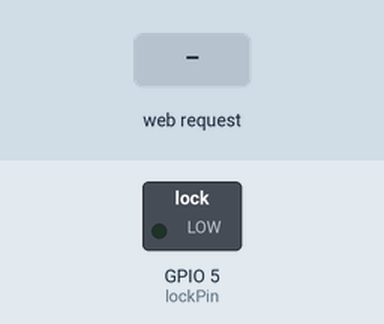
The sketch below on a simulated ESP32. Shown: switched loads named in the sketch (green lamp = pin HIGH). The test bench sets the inputs (shaded band). WiFi joins after 1.5 s; servers stay silent unless stated; what the sketch prints to the serial monitor is not drawn.

Above: at 2.7 s.
2.8 s: HTTP request GET /unlock received
At 3.1 s:
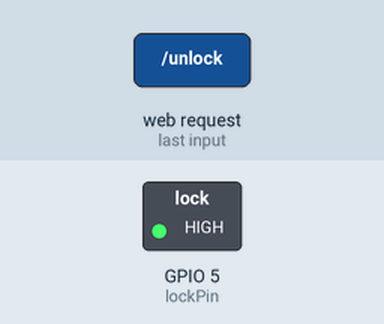
Timing chart, 0 to 9.3 s (numbered marks = the images above; inputs shaded):
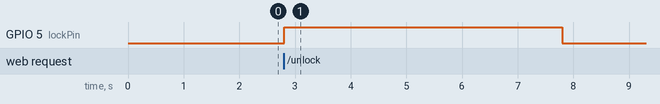

The sketch:

main.ino
```cpp
#include <WiFi.h>
#include <ESPAsyncWebServer.h>
#include <ESPmDNS.h>

// WiFi credentials
const char* ssid = "YOUR_SSID";
const char* password = "YOUR_PASSWORD";

// Pin to control the lock
const int lockPin = 5; // Use any GPIO you wired to relay/lock
bool isUnlocked = false;

// Unlock duration (milliseconds)
const unsigned long unlockDuration = 5000;
unsigned long unlockTime = 0;

// Async web server on port 80
AsyncWebServer server(80);

void setupWiFi() {
  Serial.print("Connecting to WiFi");
  WiFi.begin(ssid, password);
  while (WiFi.status() != WL_CONNECTED) {
    delay(500);
    Serial.print(".");
  }
  Serial.println("\nWiFi connected. IP: ");
  Serial.println(WiFi.localIP());
}

void setupMDNS() {
  if (!MDNS.begin("esp32")) {
    Serial.println("Error setting up MDNS responder!");
  } else {
    Serial.println("mDNS responder started: http://esp32.local");
  }
}

void setupServer() {
  // /unlock endpoint
  server.on("/unlock", HTTP_GET, [](AsyncWebServerRequest *request){
    if (!isUnlocked) {
      digitalWrite(lockPin, HIGH);  // Activate relay/solenoid
      unlockTime = millis();
      isUnlocked = true;
      Serial.println("Shelf unlocked.");
    }
    request->send(200, "text/plain", "Shelf unlocked");
  });

  // /status endpoint
  server.on("/status", HTTP_GET, [](AsyncWebServerRequest *request){
    String status = isUnlocked ? "UNLOCKED" : "LOCKED";
    request->send(200, "application/json", "{\"status\": \"" + status + "\"}");
  });

  // Start server
  server.begin();
  Serial.println("HTTP server started.");
}

void setup() {
  Serial.begin(115200);
  pinMode(lockPin, OUTPUT);
  digitalWrite(lockPin, LOW);  // Default locked

  setupWiFi();
  setupMDNS();
  setupServer();
}

void loop() {
  // Auto-lock after timeout
  if (isUnlocked && (millis() - unlockTime > unlockDuration)) {
    digitalWrite(lockPin, LOW); // Lock again
    isUnlocked = false;
    Serial.println("Shelf auto-locked.");
  }
}
```

Measured:
- after the input at 2.8 s, GPIO 5 (lockPin): LOW → HIGH at once, → LOW 5.0 s later
